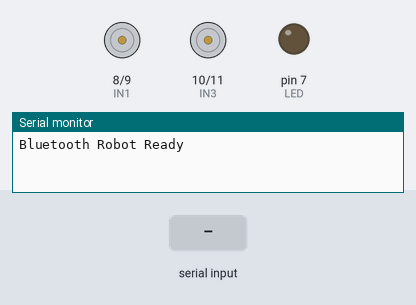
This sketch was run on a simulated Arduino Uno, built with avr-gcc and run on an emulated ATmega328P. Shown: motor-driver pin pairs drawn as motors (green arrow = first pin HIGH = forward, orange = second pin HIGH = backward, longer = more drive, scaled by the enable pin), output pins drawn as LEDs (lit = HIGH), the last lines printed to the serial monitor. The test bench sets the inputs (shaded band).

Above: at 1.2 s.
1.3 s: "F" received over the second serial link
At 2.3 s:
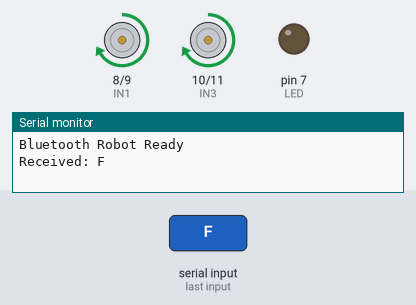
2.8 s: "B" received over the second serial link
At 3.5 s:
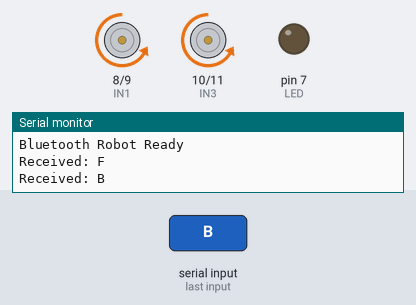
4.3 s: "L" received over the second serial link
At 4.6 s:
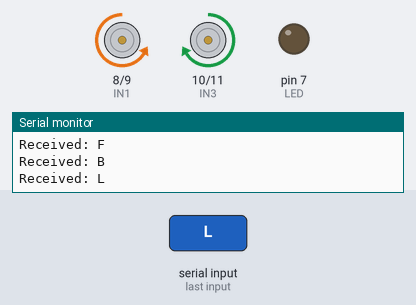
5.8 s: "R" received over the second serial link
At 6.9 s:
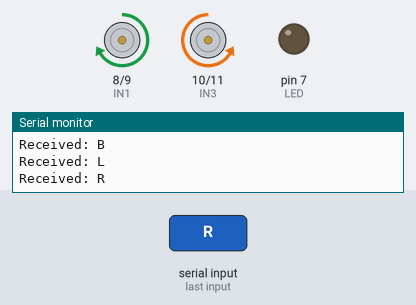
7.3 s: "H" received over the second serial link
At 8.1 s:
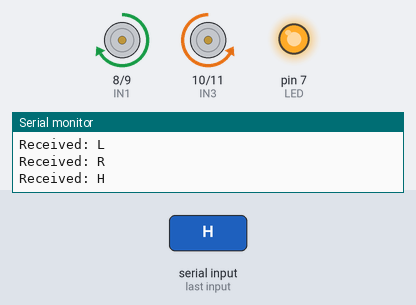
8.8 s: "S" received over the second serial link
At 9.2 s:
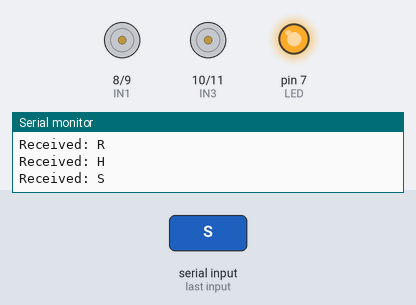
Timing chart, 0 to 11.3 s (numbered marks = the images above; inputs shaded):
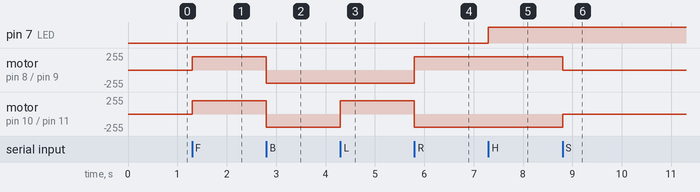

The sketch:

ANDROID_CONTROLLED_MULTIPURPOSE_ROBOT.ino
```cpp
#include <SoftwareSerial.h>

// Bluetooth module connections
// HC-05 TXD -> Arduino pin 2
// HC-05 RXD -> Arduino pin 3 through a voltage divider

SoftwareSerial BT(2, 3);

// L298N motor driver connections
#define ENA 5
#define IN1 8
#define IN2 9

#define ENB 6
#define IN3 10
#define IN4 11

// Optional headlight LED
#define LED 7

char command;

void setup()
{
  // Initialize serial communication
  Serial.begin(9600);
  BT.begin(9600);

  // Configure motor pins
  pinMode(ENA, OUTPUT);
  pinMode(IN1, OUTPUT);
  pinMode(IN2, OUTPUT);

  pinMode(ENB, OUTPUT);
  pinMode(IN3, OUTPUT);
  pinMode(IN4, OUTPUT);

  pinMode(LED, OUTPUT);

  // Set motor speed
  analogWrite(ENA, 200);
  analogWrite(ENB, 200);

  stopRobot();

  Serial.println("Bluetooth Robot Ready");
}

void loop()
{
  if (BT.available())
  {
    command = BT.read();

    Serial.print("Received: ");
    Serial.println(command);

    switch (command)
    {
      case 'F':
        forward();
        break;

      case 'B':
        backward();
        break;

      case 'L':
        turnLeft();
        break;

      case 'R':
        turnRight();
        break;

      case 'S':
        stopRobot();
        break;

      case 'H':
        digitalWrite(LED, HIGH);
        break;

      case 'h':
        digitalWrite(LED, LOW);
        break;

      default:
        stopRobot();
        break;
    }
  }
}

// Move forward
void forward()
{
  digitalWrite(IN1, HIGH);
  digitalWrite(IN2, LOW);

  digitalWrite(IN3, HIGH);
  digitalWrite(IN4, LOW);
}

// Move backward
void backward()
{
  digitalWrite(IN1, LOW);
  digitalWrite(IN2, HIGH);

  digitalWrite(IN3, LOW);
  digitalWrite(IN4, HIGH);
}

// Turn left
void turnLeft()
{
  digitalWrite(IN1, LOW);
  digitalWrite(IN2, HIGH);

  digitalWrite(IN3, HIGH);
  digitalWrite(IN4, LOW);
}

// Turn right
void turnRight()
{
  digitalWrite(IN1, HIGH);
  digitalWrite(IN2, LOW);

  digitalWrite(IN3, LOW);
  digitalWrite(IN4, HIGH);
}

// Stop robot
void stopRobot()
{
  digitalWrite(IN1, LOW);
  digitalWrite(IN2, LOW);

  digitalWrite(IN3, LOW);
  digitalWrite(IN4, LOW);
}
```

Measured:
- after the input at 1.3 s, motor on pin 8 (IN1) / pin 9 (IN2), motor on pin 10 (IN3) / pin 11 (IN4): stopped → forward 200/255 at once
- after the input at 2.8 s, motor on pin 8 (IN1) / pin 9 (IN2), motor on pin 10 (IN3) / pin 11 (IN4): forward 200/255 → backward 200/255 at once
- after the input at 4.3 s, motor on pin 10 (IN3) / pin 11 (IN4): backward 200/255 → forward 200/255 at once
- after the input at 5.8 s, motor on pin 8 (IN1) / pin 9 (IN2): backward 200/255 → forward 200/255 at once; motor on pin 10 (IN3) / pin 11 (IN4): forward 200/255 → backward 200/255 at once
- after the input at 7.3 s, pin 7 (LED): LOW → HIGH at once
- after the input at 8.8 s, motor on pin 8 (IN1) / pin 9 (IN2): forward 200/255 → stopped at once; motor on pin 10 (IN3) / pin 11 (IN4): backward 200/255 → stopped at once
